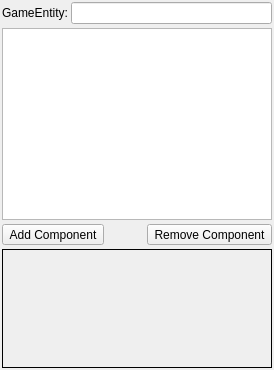
<ui version="4.0" >
 <class>GameControllerWidget</class>
 <widget class="QWidget" name="GameControllerWidget" >
  <property name="geometry" >
   <rect>
    <x>0</x>
    <y>0</y>
    <width>274</width>
    <height>370</height>
   </rect>
  </property>
  <property name="windowTitle" >
   <string>Form</string>
  </property>
  <layout class="QGridLayout" >
   <property name="horizontalSpacing" >
    <number>3</number>
   </property>
   <property name="verticalSpacing" >
    <number>4</number>
   </property>
   <property name="margin" >
    <number>2</number>
   </property>
   <item row="0" column="0" >
    <widget class="QLabel" name="label" >
     <property name="text" >
      <string>GameEntity:</string>
     </property>
    </widget>
   </item>
   <item row="0" column="1" colspan="3" >
    <widget class="QLineEdit" name="m_entityName" >
     <property name="toolTip" >
      <string>Specify a unique entity name for this object</string>
     </property>
     <property name="statusTip" >
      <string>Entity Name</string>
     </property>
    </widget>
   </item>
   <item row="1" column="0" colspan="4" >
    <widget class="AttachmentTreeView" name="m_attachmentTreeView" >
     <property name="statusTip" >
      <string>Game components aggregated in this entity</string>
     </property>
    </widget>
   </item>
   <item row="2" column="0" colspan="2" >
    <widget class="QToolButton" name="m_addComponent" >
     <property name="toolTip" >
      <string>Add a new Game Component</string>
     </property>
     <property name="text" >
      <string>Add Component</string>
     </property>
    </widget>
   </item>
   <item row="2" column="2" >
    <spacer>
     <property name="orientation" >
      <enum>Qt::Horizontal</enum>
     </property>
     <property name="sizeHint" stdset="0" >
      <size>
       <width>51</width>
       <height>20</height>
      </size>
     </property>
    </spacer>
   </item>
   <item row="2" column="3" >
    <widget class="QToolButton" name="m_removeComponent" >
     <property name="text" >
      <string>Remove Component</string>
     </property>
    </widget>
   </item>
   <item row="3" column="0" colspan="4" >
    <widget class="QStackedWidget" name="m_componentWidgets" >
     <property name="frameShape" >
      <enum>QFrame::Box</enum>
     </property>
     <property name="currentIndex" >
      <number>3</number>
     </property>
     <widget class="QWidget" name="m_keyframeAnimWidgetContainer" >
      <layout class="QGridLayout" >
       <property name="margin" >
        <number>1</number>
       </property>
       <item row="0" column="0" >
        <widget class="KeyframeAnimationWidget" native="1" name="m_keyframeAnimWidget" />
       </item>
       <item row="0" column="1" >
        <spacer>
         <property name="orientation" >
          <enum>Qt::Horizontal</enum>
         </property>
         <property name="sizeType" >
          <enum>QSizePolicy::MinimumExpanding</enum>
         </property>
         <property name="sizeHint" stdset="0" >
          <size>
           <width>2</width>
           <height>2</height>
          </size>
         </property>
        </spacer>
       </item>
       <item row="1" column="0" >
        <spacer>
         <property name="orientation" >
          <enum>Qt::Vertical</enum>
         </property>
         <property name="sizeType" >
          <enum>QSizePolicy::MinimumExpanding</enum>
         </property>
         <property name="sizeHint" stdset="0" >
          <size>
           <width>2</width>
           <height>2</height>
          </size>
         </property>
        </spacer>
       </item>
      </layout>
     </widget>
     <widget class="QWidget" name="m_physicsWidgetContainer" >
      <layout class="QGridLayout" >
       <property name="margin" >
        <number>1</number>
       </property>
       <item row="0" column="0" >
        <widget class="PhysicsWidget" native="1" name="m_physicsWidget" />
       </item>
       <item row="0" column="1" >
        <spacer>
         <property name="orientation" >
          <enum>Qt::Horizontal</enum>
         </property>
         <property name="sizeType" >
          <enum>QSizePolicy::MinimumExpanding</enum>
         </property>
         <property name="sizeHint" stdset="0" >
          <size>
           <width>2</width>
           <height>2</height>
          </size>
         </property>
        </spacer>
       </item>
       <item row="1" column="0" >
        <spacer>
         <property name="orientation" >
          <enum>Qt::Vertical</enum>
         </property>
         <property name="sizeType" >
          <enum>QSizePolicy::MinimumExpanding</enum>
         </property>
         <property name="sizeHint" stdset="0" >
          <size>
           <width>2</width>
           <height>2</height>
          </size>
         </property>
        </spacer>
       </item>
      </layout>
     </widget>
     <widget class="QWidget" name="m_soundWidgetContainer" >
      <layout class="QGridLayout" >
       <item row="0" column="0" >
        <widget class="SoundWidget" native="1" name="m_soundWidget" />
       </item>
       <item row="0" column="1" >
        <spacer>
         <property name="orientation" >
          <enum>Qt::Horizontal</enum>
         </property>
         <property name="sizeHint" stdset="0" >
          <size>
           <width>40</width>
           <height>20</height>
          </size>
         </property>
        </spacer>
       </item>
       <item row="1" column="0" >
        <spacer>
         <property name="orientation" >
          <enum>Qt::Vertical</enum>
         </property>
         <property name="sizeHint" stdset="0" >
          <size>
           <width>20</width>
           <height>20</height>
          </size>
         </property>
        </spacer>
       </item>
      </layout>
     </widget>
     <widget class="QWidget" name="m_emptyWidget" />
    </widget>
   </item>
  </layout>
  <action name="m_actionAddPhysicsComponent" >
   <property name="text" >
    <string>Add Physics Component</string>
   </property>
  </action>
  <action name="m_actionAddTTSComponent" >
   <property name="text" >
    <string>Add TTS Component</string>
   </property>
  </action>
  <action name="m_actionAddKeyframeAnimComponent" >
   <property name="text" >
    <string>Add Keyframe Animation Component</string>
   </property>
  </action>
  <action name="m_actionAddDynamidComponent" >
   <property name="text" >
    <string>Add Dynamid Component</string>
   </property>
  </action>
  <action name="m_actionAddCrowdParticleComponent" >
   <property name="text" >
    <string>Add Crowd Particle Component</string>
   </property>
  </action>
  <action name="m_actionAddCrowdVisNodeComponent" >
   <property name="text" >
    <string>Add Crowd Visibility Node Component</string>
   </property>
  </action>
  <action name="m_actionAddSound3DComponent" >
   <property name="text" >
    <string>Add Sound3D Component</string>
   </property>
  </action>
 </widget>
 <customwidgets>
  <customwidget>
   <class>AttachmentTreeView</class>
   <extends>QTreeView</extends>
   <header>AttachmentTreeView.h</header>
  </customwidget>
  <customwidget>
   <class>PhysicsWidget</class>
   <extends>QWidget</extends>
   <header>PhysicsWidget.h</header>
  </customwidget>
  <customwidget>
   <class>KeyframeAnimationWidget</class>
   <extends>QWidget</extends>
   <header>KeyframeAnimationWidget.h</header>
   <container>1</container>
  </customwidget>
  <customwidget>
   <class>SoundWidget</class>
   <extends>QWidget</extends>
   <header>SoundWidget.h</header>
   <container>1</container>
  </customwidget>
 </customwidgets>
 <resources/>
 <connections/>
</ui>
